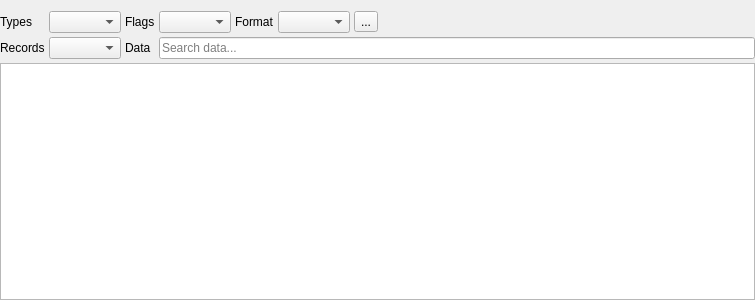
<?xml version="1.0" encoding="UTF-8"?>
<ui version="4.0">
 <class>DataRecordsView</class>
 <widget class="QWidget" name="DataRecordsView">
  <property name="geometry">
   <rect>
    <x>0</x>
    <y>0</y>
    <width>755</width>
    <height>300</height>
   </rect>
  </property>
  <property name="windowTitle">
   <string notr="true">Form</string>
  </property>
  <layout class="QGridLayout" name="gridLayout">
   <property name="leftMargin">
    <number>0</number>
   </property>
   <property name="rightMargin">
    <number>0</number>
   </property>
   <property name="bottomMargin">
    <number>0</number>
   </property>
   <property name="spacing">
    <number>4</number>
   </property>
   <item row="0" column="0">
    <widget class="QLabel" name="label_3">
     <property name="text">
      <string>Types</string>
     </property>
    </widget>
   </item>
   <item row="0" column="1">
    <widget class="QComboBox" name="comboBoxTypes">
     <property name="sizeAdjustPolicy">
      <enum>QComboBox::SizeAdjustPolicy::AdjustToContents</enum>
     </property>
    </widget>
   </item>
   <item row="0" column="2">
    <widget class="QLabel" name="label">
     <property name="text">
      <string>Flags</string>
     </property>
    </widget>
   </item>
   <item row="0" column="3">
    <widget class="QComboBox" name="comboBoxFlags">
     <property name="sizeAdjustPolicy">
      <enum>QComboBox::SizeAdjustPolicy::AdjustToContents</enum>
     </property>
    </widget>
   </item>
   <item row="0" column="4">
    <widget class="QLabel" name="label_5">
     <property name="text">
      <string>Format</string>
     </property>
    </widget>
   </item>
   <item row="0" column="5">
    <widget class="QComboBox" name="comboBoxFormats">
     <property name="sizeAdjustPolicy">
      <enum>QComboBox::SizeAdjustPolicy::AdjustToContents</enum>
     </property>
    </widget>
   </item>
   <item row="0" column="6">
    <widget class="QToolButton" name="toolButtonClear">
     <property name="text">
      <string>...</string>
     </property>
    </widget>
   </item>
   <item row="0" column="7">
    <spacer name="horizontalSpacer">
     <property name="orientation">
      <enum>Qt::Orientation::Horizontal</enum>
     </property>
     <property name="sizeHint" stdset="0">
      <size>
       <width>40</width>
       <height>20</height>
      </size>
     </property>
    </spacer>
   </item>
   <item row="1" column="0">
    <widget class="QLabel" name="label_4">
     <property name="text">
      <string>Records</string>
     </property>
    </widget>
   </item>
   <item row="1" column="1">
    <widget class="QComboBox" name="comboBoxRecords">
     <property name="sizeAdjustPolicy">
      <enum>QComboBox::SizeAdjustPolicy::AdjustToContents</enum>
     </property>
    </widget>
   </item>
   <item row="1" column="2">
    <widget class="QLabel" name="label_2">
     <property name="text">
      <string>Data</string>
     </property>
    </widget>
   </item>
   <item row="1" column="3" colspan="5">
    <widget class="QLineEdit" name="lineEditData">
     <property name="placeholderText">
      <string>Search data...</string>
     </property>
     <property name="clearButtonEnabled">
      <bool>true</bool>
     </property>
    </widget>
   </item>
   <item row="2" column="0" colspan="8">
    <widget class="QTableView" name="tableView"/>
   </item>
  </layout>
 </widget>
 <resources/>
 <connections/>
</ui>
